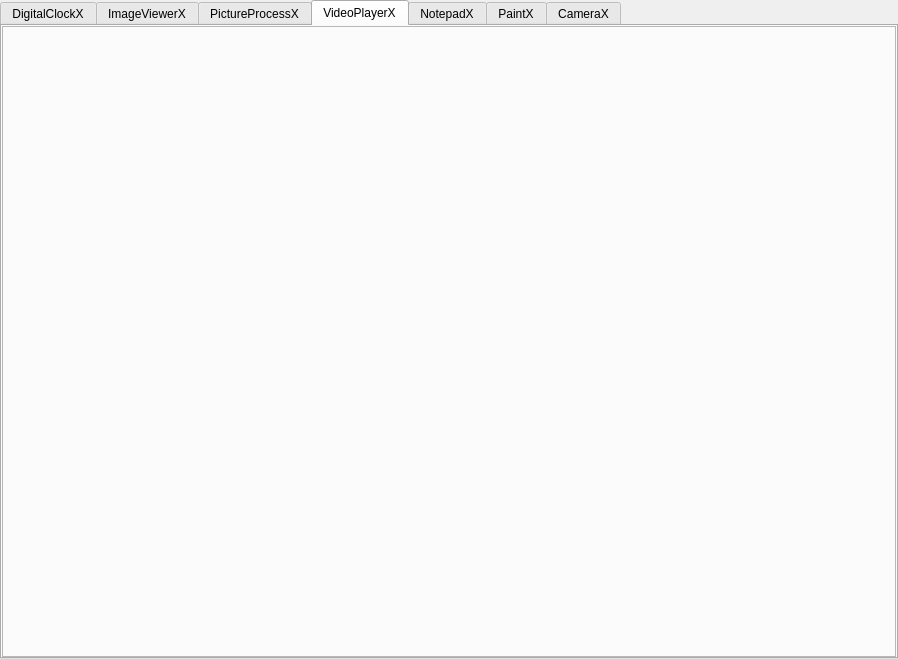
<?xml version="1.0" encoding="UTF-8"?>
<ui version="4.0">
 <class>MultiMediaSystemClass</class>
 <widget class="QMainWindow" name="MultiMediaSystemClass">
  <property name="geometry">
   <rect>
    <x>0</x>
    <y>0</y>
    <width>898</width>
    <height>659</height>
   </rect>
  </property>
  <property name="windowTitle">
   <string>MultiMediaSystem</string>
  </property>
  <widget class="QWidget" name="centralWidget">
   <layout class="QVBoxLayout" name="verticalLayout_7">
    <property name="spacing">
     <number>0</number>
    </property>
    <property name="leftMargin">
     <number>0</number>
    </property>
    <property name="topMargin">
     <number>0</number>
    </property>
    <property name="rightMargin">
     <number>0</number>
    </property>
    <property name="bottomMargin">
     <number>0</number>
    </property>
    <item>
     <widget class="QTabWidget" name="tabWidget">
      <property name="tabShape">
       <enum>QTabWidget::Rounded</enum>
      </property>
      <property name="currentIndex">
       <number>3</number>
      </property>
      <property name="tabsClosable">
       <bool>false</bool>
      </property>
      <property name="movable">
       <bool>true</bool>
      </property>
      <property name="tabBarAutoHide">
       <bool>true</bool>
      </property>
      <widget class="QWidget" name="tabDigitalClock">
       <attribute name="title">
        <string>DigitalClockX</string>
       </attribute>
       <layout class="QVBoxLayout" name="verticalLayout_6">
        <property name="spacing">
         <number>0</number>
        </property>
        <property name="leftMargin">
         <number>0</number>
        </property>
        <property name="topMargin">
         <number>0</number>
        </property>
        <property name="rightMargin">
         <number>0</number>
        </property>
        <property name="bottomMargin">
         <number>0</number>
        </property>
        <item>
         <widget class="QFrame" name="frameDigitalClock">
          <property name="frameShape">
           <enum>QFrame::StyledPanel</enum>
          </property>
          <property name="frameShadow">
           <enum>QFrame::Raised</enum>
          </property>
          <layout class="QVBoxLayout" name="layoutDigitalClock">
           <property name="spacing">
            <number>0</number>
           </property>
           <property name="leftMargin">
            <number>0</number>
           </property>
           <property name="topMargin">
            <number>0</number>
           </property>
           <property name="rightMargin">
            <number>0</number>
           </property>
           <property name="bottomMargin">
            <number>0</number>
           </property>
          </layout>
         </widget>
        </item>
       </layout>
      </widget>
      <widget class="QWidget" name="tabImageViewer">
       <attribute name="title">
        <string>ImageViewerX</string>
       </attribute>
       <layout class="QVBoxLayout" name="verticalLayout_3">
        <property name="spacing">
         <number>0</number>
        </property>
        <property name="leftMargin">
         <number>0</number>
        </property>
        <property name="topMargin">
         <number>0</number>
        </property>
        <property name="rightMargin">
         <number>0</number>
        </property>
        <property name="bottomMargin">
         <number>0</number>
        </property>
        <item>
         <widget class="QFrame" name="frameImageViewer">
          <property name="frameShape">
           <enum>QFrame::StyledPanel</enum>
          </property>
          <property name="frameShadow">
           <enum>QFrame::Raised</enum>
          </property>
          <layout class="QVBoxLayout" name="layoutImageViewer">
           <property name="spacing">
            <number>0</number>
           </property>
           <property name="leftMargin">
            <number>0</number>
           </property>
           <property name="topMargin">
            <number>0</number>
           </property>
           <property name="rightMargin">
            <number>0</number>
           </property>
           <property name="bottomMargin">
            <number>0</number>
           </property>
          </layout>
         </widget>
        </item>
       </layout>
      </widget>
      <widget class="QWidget" name="tabPictureProcess">
       <attribute name="title">
        <string>PictureProcessX</string>
       </attribute>
       <layout class="QVBoxLayout" name="verticalLayout_8">
        <property name="spacing">
         <number>0</number>
        </property>
        <property name="leftMargin">
         <number>0</number>
        </property>
        <property name="topMargin">
         <number>0</number>
        </property>
        <property name="rightMargin">
         <number>0</number>
        </property>
        <property name="bottomMargin">
         <number>0</number>
        </property>
        <item>
         <widget class="QFrame" name="framePictureProcess">
          <property name="frameShape">
           <enum>QFrame::StyledPanel</enum>
          </property>
          <property name="frameShadow">
           <enum>QFrame::Raised</enum>
          </property>
          <layout class="QVBoxLayout" name="layoutPictureProcess">
           <property name="leftMargin">
            <number>0</number>
           </property>
           <property name="topMargin">
            <number>0</number>
           </property>
           <property name="rightMargin">
            <number>0</number>
           </property>
           <property name="bottomMargin">
            <number>0</number>
           </property>
          </layout>
         </widget>
        </item>
       </layout>
      </widget>
      <widget class="QWidget" name="tabVideoPlayer">
       <attribute name="title">
        <string>VideoPlayerX</string>
       </attribute>
       <layout class="QVBoxLayout" name="verticalLayout">
        <property name="spacing">
         <number>0</number>
        </property>
        <property name="leftMargin">
         <number>0</number>
        </property>
        <property name="topMargin">
         <number>0</number>
        </property>
        <property name="rightMargin">
         <number>0</number>
        </property>
        <property name="bottomMargin">
         <number>0</number>
        </property>
        <item>
         <widget class="QFrame" name="frameVideoPlayer">
          <property name="frameShape">
           <enum>QFrame::StyledPanel</enum>
          </property>
          <property name="frameShadow">
           <enum>QFrame::Raised</enum>
          </property>
          <layout class="QVBoxLayout" name="layoutVideoPlayer">
           <property name="spacing">
            <number>0</number>
           </property>
           <property name="leftMargin">
            <number>0</number>
           </property>
           <property name="topMargin">
            <number>0</number>
           </property>
           <property name="rightMargin">
            <number>0</number>
           </property>
           <property name="bottomMargin">
            <number>0</number>
           </property>
          </layout>
         </widget>
        </item>
       </layout>
      </widget>
      <widget class="QWidget" name="tabNotepad">
       <attribute name="title">
        <string>NotepadX</string>
       </attribute>
       <layout class="QVBoxLayout" name="verticalLayout_4">
        <property name="spacing">
         <number>0</number>
        </property>
        <property name="leftMargin">
         <number>0</number>
        </property>
        <property name="topMargin">
         <number>0</number>
        </property>
        <property name="rightMargin">
         <number>0</number>
        </property>
        <property name="bottomMargin">
         <number>0</number>
        </property>
        <item>
         <widget class="QFrame" name="frameNotepad">
          <property name="frameShape">
           <enum>QFrame::StyledPanel</enum>
          </property>
          <property name="frameShadow">
           <enum>QFrame::Raised</enum>
          </property>
          <layout class="QVBoxLayout" name="layoutNotepad">
           <property name="spacing">
            <number>0</number>
           </property>
           <property name="leftMargin">
            <number>0</number>
           </property>
           <property name="topMargin">
            <number>0</number>
           </property>
           <property name="rightMargin">
            <number>0</number>
           </property>
           <property name="bottomMargin">
            <number>0</number>
           </property>
          </layout>
         </widget>
        </item>
       </layout>
      </widget>
      <widget class="QWidget" name="tabPaint">
       <attribute name="title">
        <string>PaintX</string>
       </attribute>
       <layout class="QVBoxLayout" name="verticalLayout_5">
        <property name="spacing">
         <number>0</number>
        </property>
        <property name="leftMargin">
         <number>0</number>
        </property>
        <property name="topMargin">
         <number>0</number>
        </property>
        <property name="rightMargin">
         <number>0</number>
        </property>
        <property name="bottomMargin">
         <number>0</number>
        </property>
        <item>
         <widget class="QFrame" name="framePaint">
          <property name="frameShape">
           <enum>QFrame::StyledPanel</enum>
          </property>
          <property name="frameShadow">
           <enum>QFrame::Raised</enum>
          </property>
          <layout class="QVBoxLayout" name="layoutPaint">
           <property name="spacing">
            <number>0</number>
           </property>
           <property name="leftMargin">
            <number>0</number>
           </property>
           <property name="topMargin">
            <number>0</number>
           </property>
           <property name="rightMargin">
            <number>0</number>
           </property>
           <property name="bottomMargin">
            <number>0</number>
           </property>
          </layout>
         </widget>
        </item>
       </layout>
      </widget>
      <widget class="QWidget" name="tabCamera">
       <attribute name="title">
        <string>CameraX</string>
       </attribute>
       <layout class="QVBoxLayout" name="verticalLayout_2">
        <property name="spacing">
         <number>0</number>
        </property>
        <property name="leftMargin">
         <number>0</number>
        </property>
        <property name="topMargin">
         <number>0</number>
        </property>
        <property name="rightMargin">
         <number>0</number>
        </property>
        <property name="bottomMargin">
         <number>0</number>
        </property>
        <item>
         <widget class="QFrame" name="frameCamera">
          <property name="frameShape">
           <enum>QFrame::StyledPanel</enum>
          </property>
          <property name="frameShadow">
           <enum>QFrame::Raised</enum>
          </property>
          <layout class="QVBoxLayout" name="layoutCamera">
           <property name="spacing">
            <number>0</number>
           </property>
           <property name="leftMargin">
            <number>0</number>
           </property>
           <property name="topMargin">
            <number>0</number>
           </property>
           <property name="rightMargin">
            <number>0</number>
           </property>
           <property name="bottomMargin">
            <number>0</number>
           </property>
          </layout>
         </widget>
        </item>
       </layout>
      </widget>
     </widget>
    </item>
   </layout>
  </widget>
 </widget>
 <layoutdefault spacing="6" margin="11"/>
 <resources>
  <include location="MultiMediaSystem.qrc"/>
 </resources>
 <connections/>
</ui>
